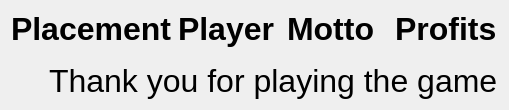
          <widget class="QWidget" name="scrollAreaWidgetContents">
           <property name="geometry">
            <rect>
             <x>0</x>
             <y>0</y>
             <width>509</width>
             <height>110</height>
            </rect>
           </property>
           <layout class="QVBoxLayout" name="verticalLayout_27">
            <item>
             <layout class="QGridLayout" name="leaderboards_gridLayout">
              <item row="0" column="0">
               <widget class="QLabel" name="label_63">
                <property name="font">
                 <font>
                  <pointsize>24</pointsize>
                  <weight>75</weight>
                  <bold>true</bold>
                 </font>
                </property>
                <property name="text">
                 <string>Placement</string>
                </property>
               </widget>
              </item>
              <item row="0" column="2">
               <widget class="QLabel" name="label_43">
                <property name="font">
                 <font>
                  <pointsize>24</pointsize>
                  <weight>75</weight>
                  <bold>true</bold>
                 </font>
                </property>
                <property name="text">
                 <string>Motto</string>
                </property>
               </widget>
              </item>
              <item row="0" column="3">
               <widget class="QLabel" name="label_64">
                <property name="font">
                 <font>
                  <pointsize>24</pointsize>
                  <weight>75</weight>
                  <bold>true</bold>
                 </font>
                </property>
                <property name="text">
                 <string>Profits</string>
                </property>
               </widget>
              </item>
              <item row="0" column="1">
               <widget class="QLabel" name="label_62">
                <property name="font">
                 <font>
                  <pointsize>24</pointsize>
                  <weight>75</weight>
                  <bold>true</bold>
                 </font>
                </property>
                <property name="text">
                 <string>Player</string>
                </property>
               </widget>
              </item>
             </layout>
            </item>
            <item>
             <spacer name="verticalSpacer_11">
              <property name="orientation">
               <enum>Qt::Vertical</enum>
              </property>
              <property name="sizeHint" stdset="0">
               <size>
                <width>20</width>
                <height>40</height>
               </size>
              </property>
             </spacer>
            </item>
            <item alignment="Qt::AlignRight">
             <widget class="QLabel" name="label_42">
              <property name="font">
               <font>
                <pointsize>24</pointsize>
               </font>
              </property>
              <property name="text">
               <string>Thank you for playing the game</string>
              </property>
             </widget>
            </item>
           </layout>
          </widget>
